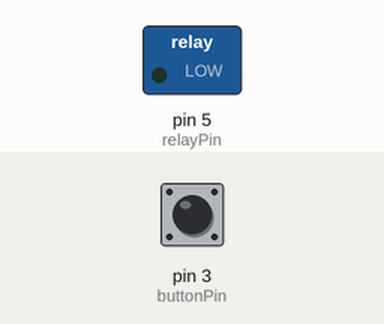
Bench run of a sketch on a simulated Arduino Uno, built with avr-gcc and run on an emulated ATmega328P. Parts: switched loads named in the sketch (green lamp = pin HIGH). Dashed ring = blinking. The inputs (shaded band) are chosen by the test bench; at power-on: pin 3 (buttonPin) HIGH.

Above: at 1.2 s.
1.3 s: pin 3 (buttonPin) pulsed LOW 5 times (0.12 s each, 0.3 s apart)
At 2.27 s:
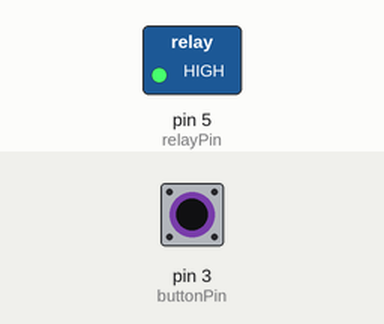
4.4 s: pin 3 (buttonPin) pulled LOW for 0.15 s
At 5.4 s:
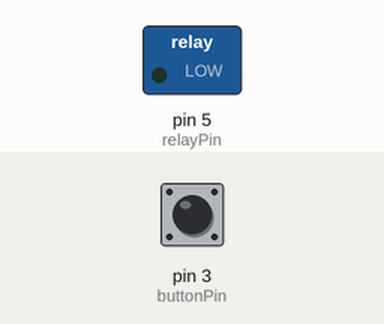
6.0 s: pin 3 (buttonPin) pulled LOW for 1 s
At 6.07 s:
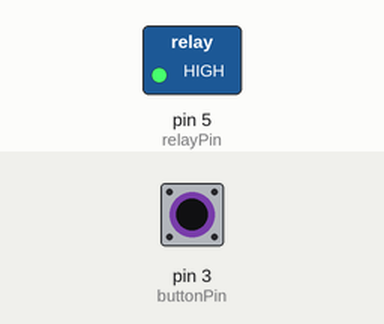
9.0 s: pin 3 (buttonPin) pulled LOW for 3.2 s
At 10.1 s:
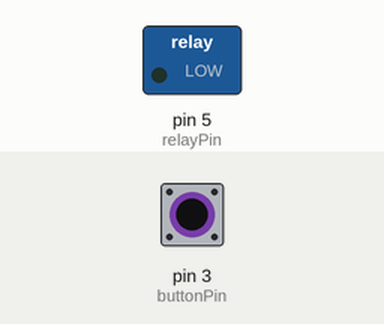
Timing chart, 0 to 12.0 s (numbered marks = the images above; inputs shaded):
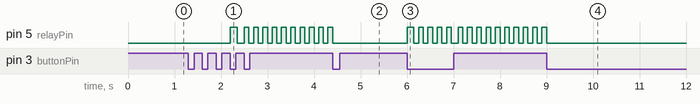

The sketch:

code_passing.ino
```cpp
const int buttonPin = 3;   // Chân kết nối nút nhấn
const int relayPin = 5;    // Chân kết nối relay

bool relayState = false;   // Trạng thái hiện tại của relay (bật/tắt)
bool buttonState;          // Trạng thái nút nhấn hiện tại
bool lastButtonState = LOW; // Trạng thái nút nhấn trước đó

void setup() {
  pinMode(buttonPin, INPUT_PULLUP); // Thiết lập chân nút nhấn là INPUT_PULLUP
  pinMode(relayPin, OUTPUT);         // Thiết lập chân relay là OUTPUT
  digitalWrite(relayPin, relayState); // Đặt relay ở trạng thái hiện tại (bật hoặc tắt)
}

void loop() {
  unsigned long buttonPressTime = 0; // Biến để lưu thời gian nhấn nút
  buttonState = digitalRead(buttonPin); // Đọc trạng thái nút nhấn

  // Xác định khi nào nút được nhấn hoặc thả ra
  if (buttonState != lastButtonState) {
    if (buttonState == LOW) {
      // Khi nút được nhấn, kiểm tra thời gian đã nhấn
      if (millis() - buttonPressTime >= 2000) {
        // Nếu đã nhấn hơn 2 giây, thay đổi trạng thái relay và cập nhật thời gian
        relayState = !relayState;
        digitalWrite(relayPin, relayState);
        buttonPressTime = millis();
      }
    } else {
      // Khi nút được thả ra, cập nhật thời gian
      buttonPressTime = millis();
    }
    delay(50); // Chờ để tránh đọc nhiễu do sự chuyển đổi nhanh của nút nhấn
  }

  lastButtonState = buttonState; // Lưu trạng thái nút cho lần lặp tiếp theo

  // Nếu relay đang bật, thực hiện nhấp nháy
  if (relayState) {
    digitalWrite(relayPin, HIGH); // Bật relay
    delay(100);                    // Đợi 100ms
    digitalWrite(relayPin, LOW);  // Tắt relay
    delay(100);                    // Đợi 100ms
  }
}
```

Measured:
- after the input at 1.3 s, pin 5 (relayPin): alternates HIGH for 0.10 s and LOW for 0.10 s, starting after 0.90 s
- after the input at 4.4 s, pin 5 (relayPin): goes on until 4.4 s, then stays LOW
- after the input at 6.0 s, pin 5 (relayPin): alternates HIGH for 0.10 s and LOW for 0.10 s, starting at once
- after the input at 9.0 s, pin 5 (relayPin): goes on until 9.0 s, then stays LOW
